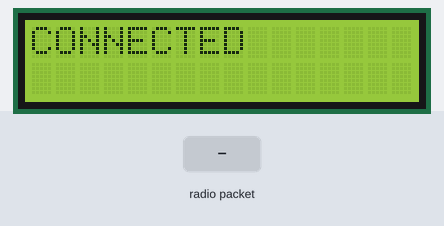
A sketch run on a simulated Arduino Uno, built with avr-gcc and run on an emulated ATmega328P. Shown: 16×2 character LCD. The test bench sets the inputs (shaded band). No radio packets arrive unless stated.

Above: at 1.2 s.
1.3 s: radio packet "5" arrives
At 1.6 s:
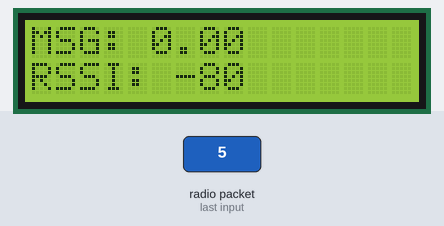
2.8 s: radio packet "90" arrives
At 3.9 s:
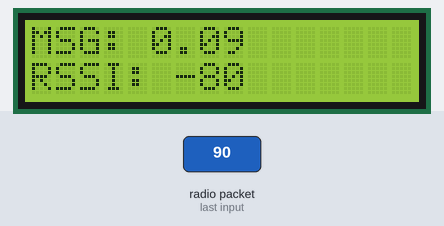
4.3 s: radio packet "200" arrives
At 5.1 s:
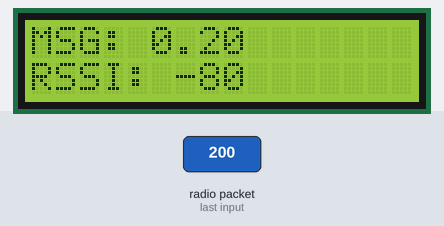
Timing chart, 0 to 7.3 s (numbered marks = the images above; inputs shaded):
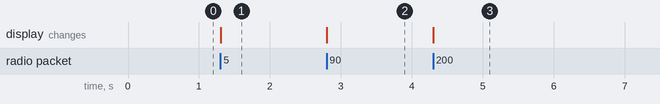

The sketch:

LoRa_Receiver_v3.ino
```cpp
#include <LoRa.h>
#include <LiquidCrystal.h>

LiquidCrystal lcd(A2,A1,5,4,3,A0);

String message = "";

void setup() {
  // initialize LCD screen
  lcd.begin(16, 2);
  lcd.clear();

  // initialize the LoRa sender protocol, kill program if not
  if(!LoRa.begin(915E6)){
    while(1);
  }

  // print out connection affirm
  lcd.setCursor(0,0);
  lcd.print("CONNECTED");
}

void loop() {
  // detect any sent packet
  int packetSize = LoRa.parsePacket();

  // read packet if one was received > 0
  if (packetSize) {

    // read accepted packet
    message = "";
    while(LoRa.available()){
      message += (char)LoRa.read();
    }

    // print out RSSI to LCD
    lcd.setCursor(0,1);
    lcd.print("RSSI: ");
    lcd.print(LoRa.packetRssi());

    // print out message to LCD
    lcd.setCursor(0,0);
    lcd.print("MSG: ");
    lcd.print(message.toFloat()/1000);
    lcd.print("   ");
  }
}
```

Measured:
- after the input at 1.3 s, the display: changes at once (image 1)
- after the input at 2.8 s, the display: changes at once (image 2)
- after the input at 4.3 s, the display: changes at once (image 3)
